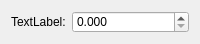
<?xml version="1.0" encoding="UTF-8"?>
<ui version="4.0">
 <class>CurveParameter</class>
 <widget class="QWidget" name="CurveParameter">
  <property name="geometry">
   <rect>
    <x>0</x>
    <y>0</y>
    <width>200</width>
    <height>44</height>
   </rect>
  </property>
  <property name="sizePolicy">
   <sizepolicy hsizetype="Preferred" vsizetype="Fixed">
    <horstretch>0</horstretch>
    <verstretch>0</verstretch>
   </sizepolicy>
  </property>
  <property name="minimumSize">
   <size>
    <width>200</width>
    <height>44</height>
   </size>
  </property>
  <property name="windowTitle">
   <string>Form</string>
  </property>
  <layout class="QHBoxLayout" name="horizontalLayout">
   <item>
    <widget class="QLabel" name="label">
     <property name="text">
      <string>TextLabel:</string>
     </property>
    </widget>
   </item>
   <item>
    <widget class="QDoubleSpinBox" name="doubleSpinBox">
     <property name="sizePolicy">
      <sizepolicy hsizetype="Expanding" vsizetype="Preferred">
       <horstretch>0</horstretch>
       <verstretch>0</verstretch>
      </sizepolicy>
     </property>
     <property name="accelerated">
      <bool>true</bool>
     </property>
     <property name="decimals">
      <number>3</number>
     </property>
     <property name="stepType">
      <enum>QAbstractSpinBox::StepType::AdaptiveDecimalStepType</enum>
     </property>
    </widget>
   </item>
  </layout>
 </widget>
 <resources/>
 <connections/>
</ui>
